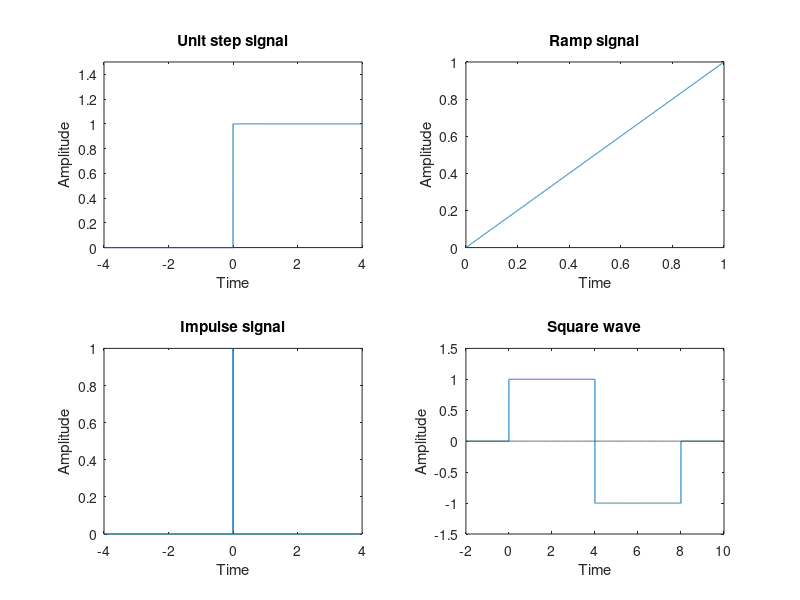

Write MATLAB code to recreate this figure.
subplot(2,2,1);
x=-4:.001:4;
y=[zeros(1,4000) ones(1,4001)];
plot(x,y);
axis([-4 4 0 1.5]);
xlabel('Time');
ylabel('Amplitude');
title('Unit step signal');

subplot(2,2,2);
x=0:.001:1;
y=0:.001:1;
plot(x,y);
xlabel('Time');
ylabel('Amplitude');
title('Ramp signal');

subplot(2,2,3);
x=-4:.001:4;
y=[zeros(1,4000) 1 zeros(1,4000)];
plot(x,y);
xlabel('Time');
ylabel('Amplitude');
title('Impulse signal');


subplot(2,2,4);
x=-2:.001:10;
y=[zeros(1,12001)];
for k=1:2000
    y(k)=0;
end
for k=2001:6000
    y(k)=1;
end
for k=6001:10000
    y(k)=-1;
end
for k=10001:12000
    y(k)=0;
end
z=[zeros(1,12001)];
plot(x,y,x,z,'k--');
axis([-2 10 -1.5 1.5]);
xlabel('Time');
ylabel('Amplitude');
title('Square wave');
